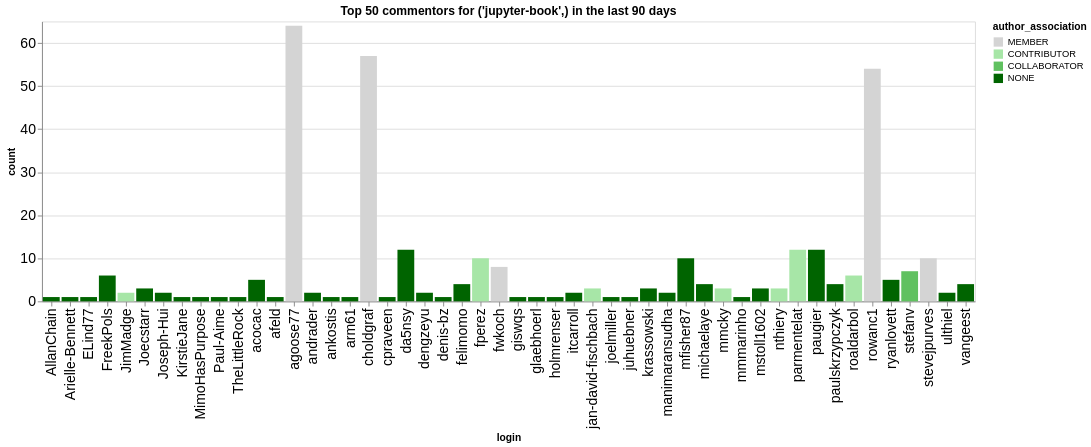

The notebook cell this image was saved under:
### Code cell
n_plot = 50
charts = []
for ii, (iorg, idata) in enumerate(commentors.groupby(['org'])):
    title = f"Top {n_plot} commentors for {iorg} in the last {n_days} days"
    idata = idata.groupby('login', as_index=False).agg({'count': 'sum', 'author_association': 'first'})
    idata = idata.sort_values('count', ascending=False).head(n_plot)
    ch = alt.Chart(data=idata.head(n_plot), title=title).mark_bar().encode(
        x='login',
        y='count',
        color=alt.Color('author_association', scale=alt.Scale(domain=author_types, range=author_colors))
    )
    charts.append(ch)
alt.hconcat(*charts)

### Figure 1 — Vega-Lite specification as saved in the notebook (floating-point values rounded to 4 significant figures)
{"config": {"axisLeft": {"labelFontSize": 15}, "axisBottom": {"labelFontSize": 15}}, "hconcat": [{"mark": {"type": "bar"}, "encoding": {"color": {"field": "author_association", "scale": {"domain": ["MEMBER", "CONTRIBUTOR", "COLLABORATOR", "NONE"], "range": ["rgb(211.82745098039214, 211.82745098039214, 211.82745098039214)", "rgb(166.98562091503268, 229.89803921568628, 166.98562091503268)", "rgb(96.37647058823529, 192.75294117647059, 96.37647058823529)", "rgb(0.0, 100.3921568627451, 0.0)"]}, "type": "nominal"}, "x": {"field": "login", "type": "nominal"}, "y": {"field": "count", "type": "quantitative"}}, "title": "Top 50 commentors for ('jupyter-book',) in the last 90 days"}], "data": {"name": "data-d50c605be01b7c060ebb6e83aca0028e"}, "$schema": "https://vega.github.io/schema/vega-lite/v5.20.1.json", "datasets": {"data-d50c605be01b7c060ebb6e83aca0028e": [{"login": "agoose77", "count": 64, "author_association": "MEMBER"}, {"login": "choldgraf", "count": 57, "author_association": "MEMBER"}, {"login": "rowanc1", "count": 54, "author_association": "MEMBER"}, {"login": "da5nsy", "count": 12, "author_association": "NONE"}, {"login": "parmentelat", "count": 12, "author_association": "CONTRIBUTOR"}, {"login": "paugier", "count": 12, "author_association": "NONE"}, {"login": "mfisher87", "count": 10, "author_association": "NONE"}, {"login": "stevejpurves", "count": 10, "author_association": "MEMBER"}, {"login": "fperez", "count": 10, "author_association": "CONTRIBUTOR"}, {"login": "fwkoch", "count": 8, "author_association": "MEMBER"}, {"login": "stefanv", "count": 7, "author_association": "COLLABORATOR"}, {"login": "FreekPols", "count": 6, "author_association": "NONE"}, {"login": "roaldarbol", "count": 6, "author_association": "CONTRIBUTOR"}, {"login": "ryanlovett", "count": 5, "author_association": "NONE"}, {"login": "acocac", "count": 5, "author_association": "NONE"}, {"login": "felimomo", "count": 4, "author_association": "NONE"}, {"login": "paulskrzypczyk", "count": 4, "author_association": "NONE"}, {"login": "michaelaye", "count": 4, "author_association": "NONE"}, {"login": "vangeest", "count": 4, "author_association": "NONE"}, {"login": "jan-david-fischbach", "count": 3, "author_association": "CONTRIBUTOR"}, {"login": "nthiery", "count": 3, "author_association": "CONTRIBUTOR"}, {"login": "krassowski", "count": 3, "author_association": "NONE"}, {"login": "mstoll1602", "count": 3, "author_association": "NONE"}, {"login": "mmcky", "count": 3, "author_association": "CONTRIBUTOR"}, {"login": "Joecstarr", "count": 3, "author_association": "NONE"}, {"login": "dengzeyu", "count": 2, "author_association": "NONE"}, {"login": "JimMadge", "count": 2, "author_association": "CONTRIBUTOR"}, {"login": "Joseph-Hui", "count": 2, "author_association": "NONE"}, {"login": "ulthiel", "count": 2, "author_association": "NONE"}, {"login": "itcarroll", "count": 2, "author_association": "NONE"}, {"login": "manimaransudha", "count": 2, "author_association": "NONE"}, {"login": "andrader", "count": 2, "author_association": "NONE"}, {"login": "ankostis", "count": 1, "author_association": "NONE"}, {"login": "afeld", "count": 1, "author_association": "NONE"}, {"login": "arm61", "count": 1, "author_association": "NONE"}, {"login": "denis-bz", "count": 1, "author_association": "NONE"}, {"login": "KirstieJane", "count": 1, "author_association": "NONE"}, {"login": "ELind77", "count": 1, "author_association": "NONE"}, {"login": "AllanChain", "count": 1, "author_association": "NONE"}, {"login": "Arielle-Bennett", "count": 1, "author_association": "NONE"}, {"login": "Paul-Aime", "count": 1, "author_association": "NONE"}, {"login": "MimoHasPurpose", "count": 1, "author_association": "NONE"}, {"login": "TheLittleRock", "count": 1, "author_association": "NONE"}, {"login": "cpraveen", "count": 1, "author_association": "NONE"}, {"login": "holmrenser", "count": 1, "author_association": "NONE"}, {"login": "glaebhoerl", "count": 1, "author_association": "NONE"}, {"login": "giswqs", "count": 1, "author_association": "NONE"}, {"login": "mmmarinho", "count": 1, "author_association": "NONE"}, {"login": "juhuebner", "count": 1, "author_association": "NONE"}, {"login": "joelmiller", "count": 1, "author_association": "NONE"}]}}
